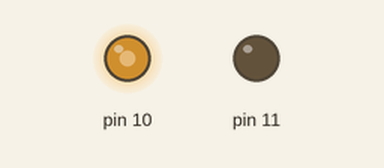
Simulated run of this sketch. Board: Arduino Uno, built with avr-gcc and run on an emulated ATmega328P. Parts: output pins drawn as LEDs (lit = HIGH).

Above: at 0.1 s.
Timing chart, 0 to 1.6 s (numbered marks = the images above):
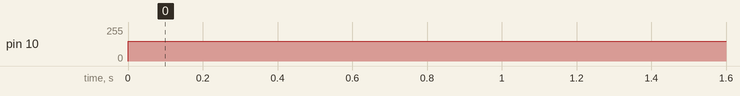

The sketch:

sketch_jul06a.ino
```cpp
void setup() {
  pinMode(10, OUTPUT);
  pinMode(11, OUTPUT);

}

void loop() {
  analogWrite(10, 150);

}
```

Measured:
- by itself, pin 10: 0/255 → 150/255 at 0.00 s
